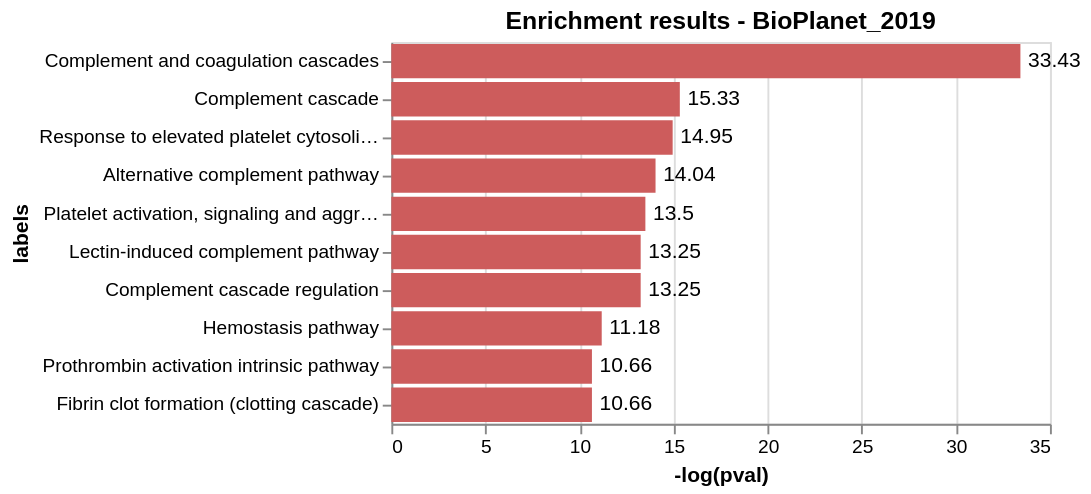

The code cell stored with this chart in its notebook:
### Code cell
#names of prot that decrease with severity 
# add this for the thesis 
df_ratio_decr.index 
decreasing_prot = [i.split(".")[0] for i in df_ratio_decr.index]

EnrichR.plot_enrichment(decreasing_prot, library_name = 'BioPlanet_2019', max_hits=10, width=345)

### Figure 1 — Vega-Lite specification as saved in the notebook (floating-point values rounded to 4 significant figures)
{"config": {"view": {"continuousWidth": 400, "continuousHeight": 300}}, "layer": [{"mark": {"type": "bar", "color": "indianred"}, "encoding": {"x": {"field": "-log(pval)", "type": "quantitative"}, "y": {"field": "labels", "sort": "-x", "type": "nominal"}}}, {"mark": {"type": "text", "align": "left", "baseline": "middle", "dx": 4}, "encoding": {"text": {"field": "-log(pval)", "type": "quantitative"}, "x": {"field": "-log(pval)", "type": "quantitative"}, "y": {"field": "labels", "sort": "-x", "type": "nominal"}}, "title": "Enrichment results - BioPlanet_2019"}], "data": {"name": "data-9b518c5f815c80254924ea29479d2b0a"}, "height": 200, "width": 345, "$schema": "https://vega.github.io/schema/vega-lite/v4.17.0.json", "datasets": {"data-9b518c5f815c80254924ea29479d2b0a": [{"labels": "Complement and coagulation cascades", "pval": 3.034e-15, "-log(pval)": 33.43}, {"labels": "Complement cascade", "pval": 2.199e-07, "-log(pval)": 15.33}, {"labels": "Response to elevated platelet cytosolic calcium", "pval": 3.207e-07, "-log(pval)": 14.95}, {"labels": "Alternative complement pathway", "pval": 8.022e-07, "-log(pval)": 14.04}, {"labels": "Platelet activation, signaling and aggregation", "pval": 1.365e-06, "-log(pval)": 13.5}, {"labels": "Lectin-induced complement pathway", "pval": 1.763e-06, "-log(pval)": 13.25}, {"labels": "Complement cascade regulation", "pval": 1.763e-06, "-log(pval)": 13.25}, {"labels": "Hemostasis pathway", "pval": 1.4e-05, "-log(pval)": 11.18}, {"labels": "Prothrombin activation intrinsic pathway", "pval": 2.352e-05, "-log(pval)": 10.66}, {"labels": "Fibrin clot formation (clotting cascade)", "pval": 2.352e-05, "-log(pval)": 10.66}]}}
